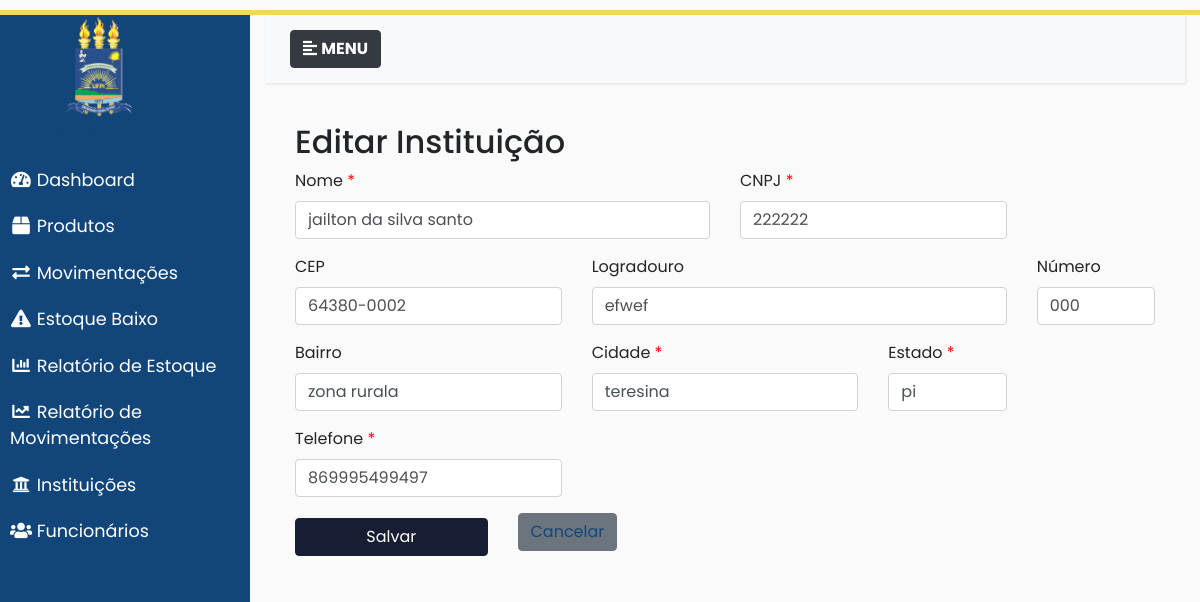
The app's page /instituicoes/editar/9/ with its own data.
### almoxarifado/models.py (models this page shows, shortened)
class Instituicao(models.Model):
    nome = models.CharField(max_length=100)
    cep = models.CharField(max_length=9)
    logradouro = models.CharField(max_length=200)
    numero = models.CharField(max_length=10)
    bairro = models.CharField(max_length=100)
    cidade = models.CharField(max_length=100)
    estado = models.CharField(max_length=2)
    telefone = models.CharField(max_length=20)
    cnpj = models.CharField(max_length=18, unique=True)
    ativo = models.BooleanField(default=True)
    data_criacao = models.DateTimeField(auto_now_add=True, null=True, blank=True)
    class Meta:
        ordering = ['nome']

### almoxarifado/views/instituicao_views.py (the view, shortened to what this page needs)
# urls.py: path('instituicoes/editar/<int:pk>/', instituicao_views.editar_instituicoes, name='editar_instituicao'),
def editar_instituicoes(request, pk):
    instituicao = get_object_or_404(Instituicao, pk=pk)
    erros = {}
    val = {
        'nome': instituicao.nome,
        'cep': instituicao.cep,
        'logradouro': instituicao.logradouro,
        'numero': instituicao.numero,
        'bairro': instituicao.bairro,
        'cidade': instituicao.cidade,
        'estado': instituicao.estado,
        'telefone': instituicao.telefone,
        'cnpj': instituicao.cnpj,
    }
    return render(
        request,
        'instituicao/editar.html',
        {'instituicao': instituicao, 'erros': erros, 'val': val}
    )

### almoxarifado/templates/instituicao/editar.html (shortened to what this page needs)
{% extends 'base.html' %}
{% block content %}
<div class="container-fluid">
    <div class="row">
        <div class="col-lg-12">
            <h2 class="page-header">Editar Instituição</h2>
        </div>
    </div>
    <div class="instituicao form">
        <form method="post" class="form-horizontal">
            <div class="row">
                <div class="col-lg-6 form-group">
                    <label for="id_nome" class="control-label required">Nome</label>
                    <input type="text" name="nome" id="id_nome" class="form-control" required
                           value="{{ val.nome|default_if_none:'' }}">
                </div>
                <div class="col-lg-4 form-group">
                    <label for="id_cnpj" class="control-label required">CNPJ</label>
                    <input type="text" name="cnpj" id="id_cnpj" class="form-control" required
                           value="{{ val.cnpj|default_if_none:'' }}">
                </div>
                <div class="col-lg-4 form-group">
                    <label for="id_cep" class="control-label">CEP</label>
                    <input type="text" name="cep" id="id_cep" class="form-control"
                           value="{{ val.cep|default_if_none:'' }}">
                </div>
                <div class="col-lg-6 form-group">
                    <label for="id_logradouro" class="control-label">Logradouro</label>
                    <input type="text" name="logradouro" id="id_logradouro" class="form-control"
                           value="{{ val.logradouro|default_if_none:'' }}">
                </div>
                <div class="col-lg-2 form-group">
                    <label for="id_numero" class="control-label">Número</label>
                    <input type="text" name="numero" id="id_numero" class="form-control"
                           value="{{ val.numero|default_if_none:'' }}">
                </div>
                <div class="col-lg-4 form-group">
                    <label for="id_bairro" class="control-label">Bairro</label>
                    <input type="text" name="bairro" id="id_bairro" class="form-control"
                           value="{{ val.bairro|default_if_none:'' }}">
                </div>
                <div class="col-lg-4 form-group">
                    <label for="id_cidade" class="control-label required">Cidade</label>
                    <input type="text" name="cidade" id="id_cidade" class="form-control" required
                           value="{{ val.cidade|default_if_none:'' }}">
                </div>
                <div class="col-lg-2 form-group">
                    <label for="id_estado" class="control-label required">Estado</label>
                    <input type="text" name="estado" id="id_estado" class="form-control" maxlength="2" required
                           value="{{ val.estado|default_if_none:'' }}">
                </div>
                <div class="col-lg-4 form-group">
                    <label for="id_telefone" class="control-label required">Telefone</label>
                    <input type="text" name="telefone" id="id_telefone" class="form-control" required
                           value="{{ val.telefone|default_if_none:'' }}">
                </div>
            </div>
            <div class="row">
                <div class="col-lg-3 form-group">
                    <button type="submit" class="btn btn-primary colorprimarybtn">Salvar</button>
                </div>
                <div class="col-lg-3 form-group">
                    <a href="{% url 'lista_instituicoes' %}" class="btn btn-secondary">Cancelar</a>
                </div>
            </div>
        </form>
    </div>
</div>
{% endblock %}

### static/css/style.css (style rules this page uses)
:root { --colorbasic: #12467a; --colorbasic2: #171e34; --colortext: #FFF; --colortext-menu: #FFF; }
body { font-family: 'Poppins', sans-serif; background: #fafafa; height: 100%; }
.colorprimarybtn { background-color: var(--colorbasic2); border-color: var(--colorbasic2) !important; color: var(--colortext); margin-top: 5px; min-width: 100%; }
.required:after { content:" *"; color: red; }
a, a:hover, a:focus { color: inherit; text-decoration: none; transition: all 0.3s; }
a:link, a:visited { text-decoration: none; color: var(--colorbasic); }
.container-fluid { min-width: 300px; }

### records on screen
Instituicao: nome "jailton da silva santo", cnpj "222222", cep "64380-0002", logradouro "efwef", numero "000", bairro "zona rurala", cidade "teresina", estado "pi", telefone "869995499497"
